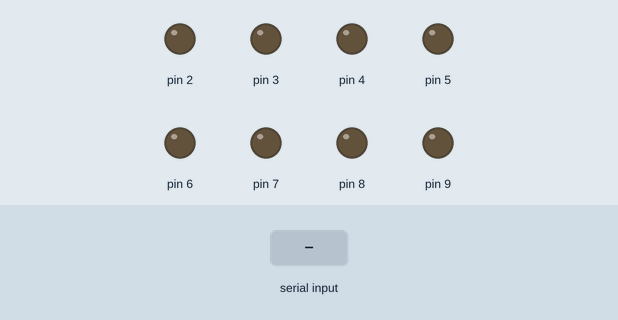
The sketch below on a simulated Arduino Uno, built with avr-gcc and run on an emulated ATmega328P. Shown: output pins drawn as LEDs (lit = HIGH). The test bench sets the inputs (shaded band).

Above: at 1.2 s.
1.3 s: "90,45\n" received over Serial
At 2.3 s:
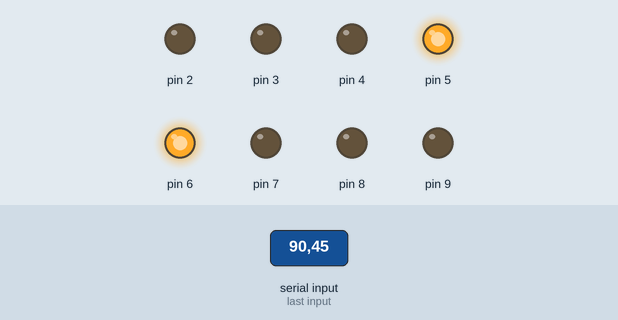
2.8 s: "30,150\n" received over Serial
At 3.5 s:
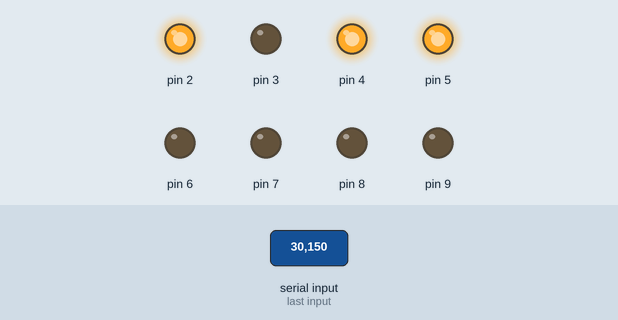
4.3 s: "1\n" received over Serial
At 5.5 s:
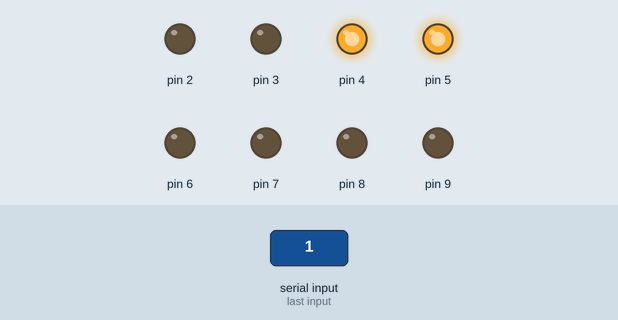
5.8 s: "200\n" received over Serial
At 6.8 s:
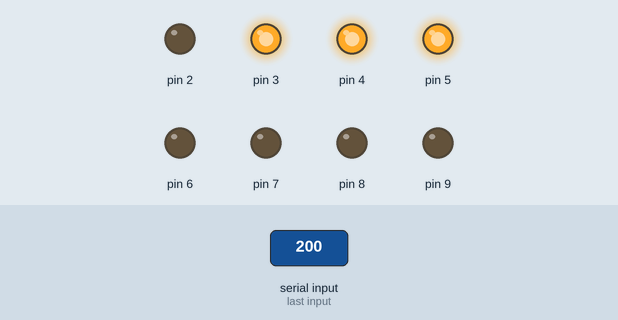
7.3 s: "5\n" received over Serial
At 7.9 s:
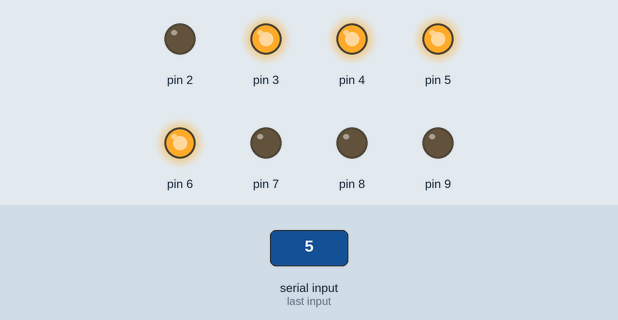
8.8 s: "l90\n" received over Serial
At 9.1 s:
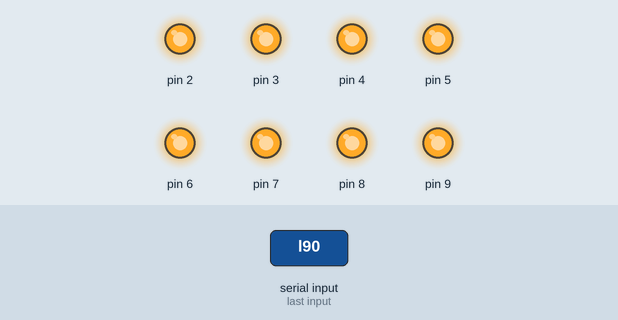
Timing chart, 0 to 11.3 s (numbered marks = the images above; inputs shaded):
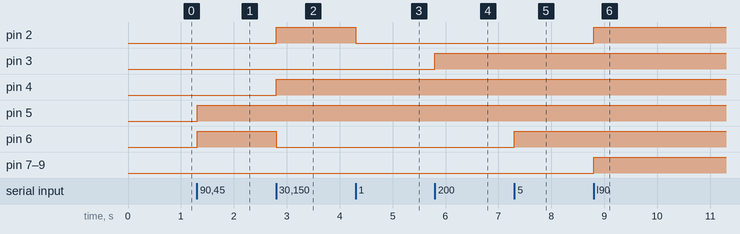

Measured:
- after the input at 1.3 s, pin 5, pin 6: LOW → HIGH at once
- after the input at 2.8 s, pin 2, pin 4: LOW → HIGH at once; pin 6: HIGH → LOW at once
- after the input at 4.3 s, pin 2: HIGH → LOW at once
- after the input at 5.8 s, pin 3: LOW → HIGH at once
- after the input at 7.3 s, pin 6: LOW → HIGH at once
- after the input at 8.8 s, pin 2, pin 7–9: LOW → HIGH at once

The sketch:

C_digo_Arduino.ino
```cpp
char ser = '0';
char ligado='0';
int botao [9]={0,0,0,0,0,0,0,0,0};
void setup() {
  Serial.begin(9600);

  pinMode(2, OUTPUT);
  pinMode(3, OUTPUT);
  pinMode(4, OUTPUT);
  pinMode(5, OUTPUT);
  pinMode(6, OUTPUT);
  pinMode(7, OUTPUT);
  pinMode(8, OUTPUT);
  pinMode(9, OUTPUT);

}


void triggerPin(int pin) {
  digitalWrite(pin, HIGH);
  delay(250);
  digitalWrite(pin, LOW);
}


void loop() {
  if (Serial.available()) {


    ser = Serial.read();


    if (ser == 'l') {
          for(int cont=2;cont<10;cont++){
            digitalWrite(cont, HIGH);
            botao[cont-1]=1;
          }

    }
    if(ser == 'd')
    {
       for(int cont=2;cont<10;cont++){
            digitalWrite(cont, LOW);
            botao[cont-1]=0;
          }

    }
    else if(botao[ser-'0']==1){
      digitalWrite((ser-'0')+1,LOW);
      botao[ser-'0']=0;
      }
    else if(botao[ser-'0']==0){
      digitalWrite((ser-'0')+1,HIGH);
      botao[ser-'0']=1;
        }


  }
}
```
